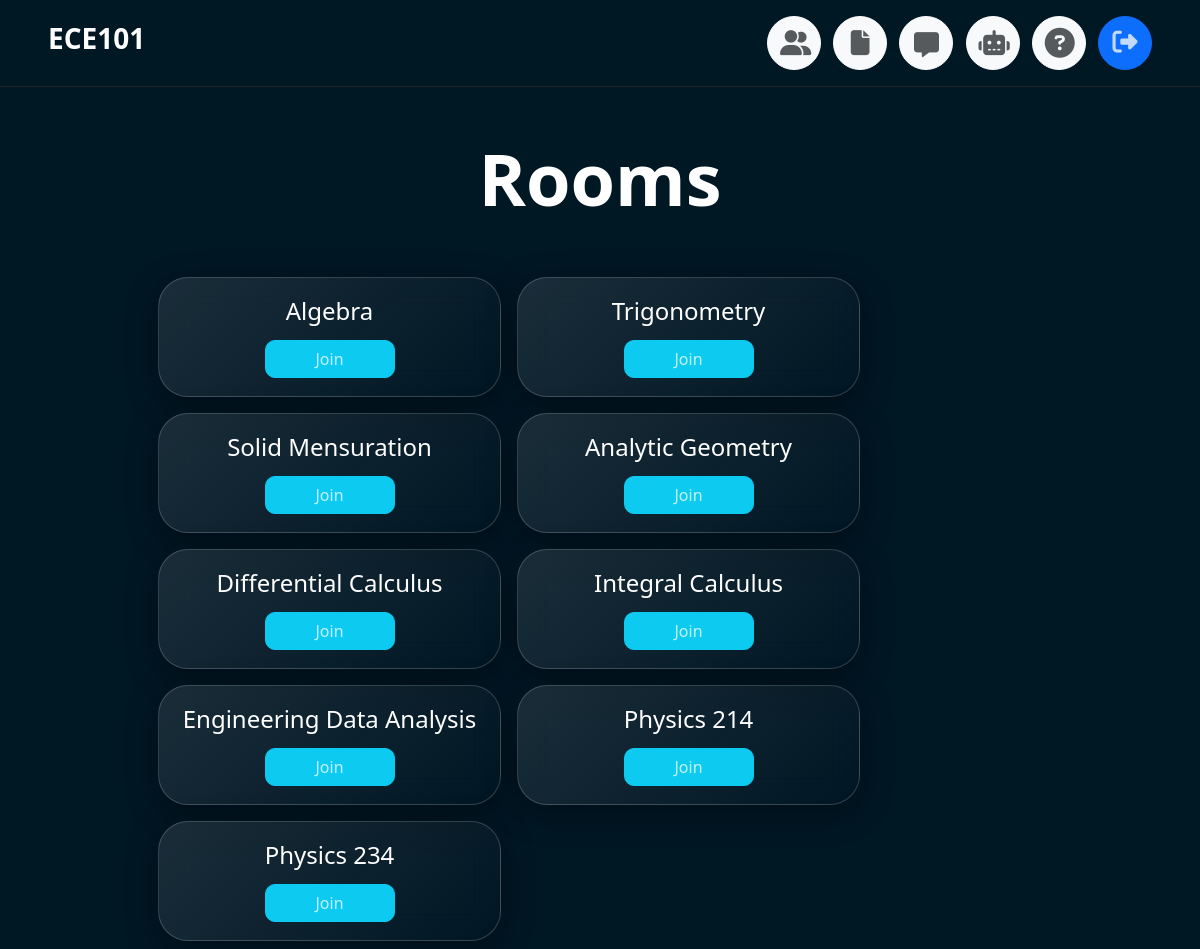
The app's page /rooms/ (signed in) with its own data.
### room/models.py (models this page shows)
class Room(models.Model):
    name = models.CharField(max_length=255)
    slug = models.SlugField(unique=True)

### room/views.py (the view)
# urls.py: path('rooms/', include('room.urls')),
@login_required
def rooms(request):
    rooms = Room.objects.all()
    return render(request, 'room/rooms.html', {'rooms': rooms})

### room/templates/room/rooms.html (shortened to what this page needs)
{% extends 'core/base.html' %}
{% block content %}
    <div class="text-center my-5">
        <h1 class="fw-bold text-center display-2">Rooms</h1>
    </div>
    <div class="d-flex justify-content-center   ">
        <div class="d-flex flex-wrap items-center w-75" style=" height: auto;">
            {% for room in rooms %}
            <div class="m-2" style="width: 343px;">
                <div class="d-flex flex-column align-items-center justify-content-around p-3" style="height: 120px; border-radius: 30px; background: linear-gradient(135deg, rgba(255, 255, 255, 0.1), rgba(255, 255, 255, 0));
                backdrop-filter: blur(15px);
                -webkit-backdrop-filter: blur(15px);
                border:1px solid rgba(255, 255, 255, 0.18);
                box-shadow: 0 8px 32px 0 rgba(0, 0, 0, 0.37);">
                    <h4>{{ room.name }}</h4>
                    <button class="btn btn-info" style="width: 130px; border-radius: 10px;">
                        <a href="{% url 'room' room.slug %}" class="text-decoration-none text-white opacity-75">Join</a>
                    </button>
                </div>
            </div>
            {% endfor %}
        </div>
    </div>
{% endblock %}

### core/templates/core/base.html (shortened to what this page needs)
{% load static %}
<!DOCTYPE html>
<html>
    <head>
        <link href="https://cdn.jsdelivr.net/npm/bootstrap@5.3.2/dist/css/bootstrap.min.css" rel="stylesheet">
        <link rel="stylesheet" href="https://cdnjs.cloudflare.com/ajax/libs/font-awesome/6.5.1/css/all.min.css">
    </head>
    <body class="text-white bg-full" style="background-color: rgb(0, 23, 36);">
        <nav class="pt-3 pb-3 border-bottom border-dark">
            <div class="d-flex flex-row justify-content-between align-items-center ms-5 me-5 ">
                <h3 class="fw-bolder">ECE101</h3>
                <div class="flex items-center space-x-4">
                    {% if request.user.is_authenticated %}
                        <div class="d-flex justify-content-between align-items-center" style="width: 385px;">
                            <button style="border-radius: 30px; height: 54px; width: 54px;" class="btn btn-light"><a href="/public/" class="text-dark text-decoration-none fw-semibold fs-7 opacity-75"><i class="fa-solid fa-user-group" style="font-size: 25px; margin-top: 3px;"></i></a></button>
                            <button style="border-radius: 30px; height: 54px; width: 54px;" class="btn btn-light"><a href="/gallery/" class="text-dark text-decoration-none fw-semibold fs-7 opacity-75"><i class="fa-solid fa-file" style="font-size: 25px; margin-top: 3px;"></i></a></button>
                            <button style="border-radius: 30px; height: 54px; width: 54px;" class="btn btn-light"><a href="/rooms/" class="text-dark text-decoration-none fw-semibold fs-7 opacity-75"><i class="fa-solid fa-message" style="font-size: 25px; margin-top: 7px;"></i></a></button>
                            <button style="border-radius: 30px; height: 54px; width: 54px;" class="btn btn-light"><a href="https://bard.google.com/chat" class="text-dark text-decoration-none fw-semibold fs-7 opacity-75"><i class="fa-solid fa-robot" style="font-size: 25px; margin-top: 2px;"></i></a></button>
                            <button style="border-radius: 30px; height: 54px; width: 54px;" class="btn btn-light"><a href="/faqs/" class="text-dark text-decoration-none fw-semibold fs-7 opacity-75"><i class="fa-solid fa-circle-question" style="font-size: 30px; margin-top: 1px; margin-right: 2px;"></i></a></button>
                            <button style="border-radius: 30px; height: 54px; width: 54px;" class="btn btn-primary"><a href="/signout/" class="text-white text-decoration-none fw-semibold fs-7 opacity-75"><i class="fa-solid fa-right-from-bracket" style="font-size: 25px;"></i></a></button>
                        </div>
                    {% else %}
                        <div class="d-flex justify-content-between align-items-center" style="width: 160px;">
                            <a href="/login/" class="text-decoration-none text-white fw-semibold fs-5">Log in</a>
                            |
                            <a href="/signup/" class="text-decoration-none text-white fw-semibold fs-5">Sign up</a>
                        </div>
                {% endif %}
                </div>
            </div>
        </nav>
        {% block content %}
        {% endblock %}
    </body>
</html>

### records on screen
Room: name "Algebra"
Room: name "Trigonometry"
Room: name "Solid Mensuration"
Room: name "Analytic Geometry"
Room: name "Differential Calculus"
Room: name "Integral Calculus"
Room: name "Engineering Data Analysis"
Room: name "Physics 214"
Room: name "Physics 234"
